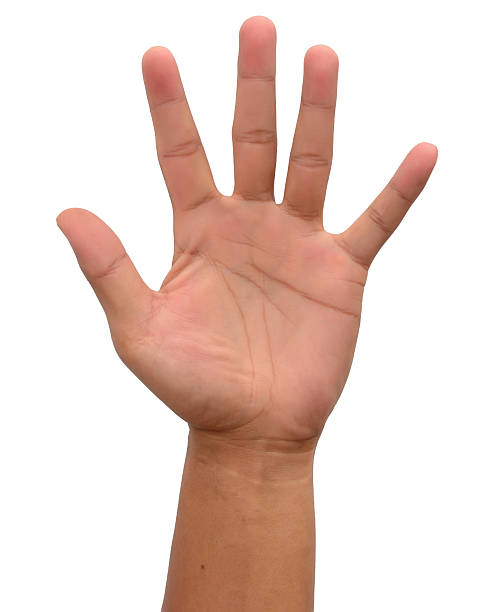
#> input picture palm2.jpg, 490 x 612 px
$ python hand.py
#> lines starting #> are read from the running program, lines starting #| are printed output that depends on the picture; after the words box and inside, x2 and y2 are one past the last pixel; in counts of white or black regions, pixels touching at a corner belong together
import cv2
import numpy as np

img = cv2.imread("palm2.jpg",1)
#> img is the input picture: shape (612, 490, 3); mean B, G, R 204.5, 212.5, 233.9
cv2.imshow('palm image',img)

hsvim = cv2.cvtColor(img, cv2.COLOR_BGR2HSV)
#> hsvim: shape (612, 490, 3); mean H, S, V 5.1, 39.7, 234
lower = np.array([0, 48, 80], dtype = "uint8")
upper = np.array([20, 255, 255], dtype = "uint8")
skinRegionHSV = cv2.inRange(hsvim, lower, upper)
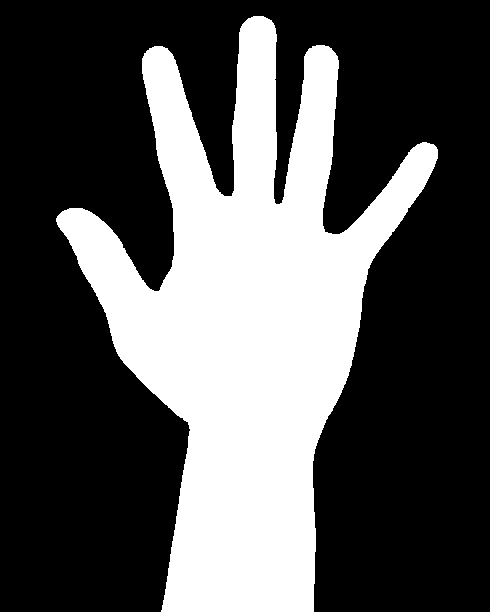
#> skinRegionHSV: shape (612, 490); 33.2% white; 1 white region, box (x1, y1, x2, y2) and area: (56, 16, 438, 612) 99561
blurred = cv2.blur(skinRegionHSV, (2,2))
ret,thresh = cv2.threshold(blurred,0,255,cv2.THRESH_BINARY)
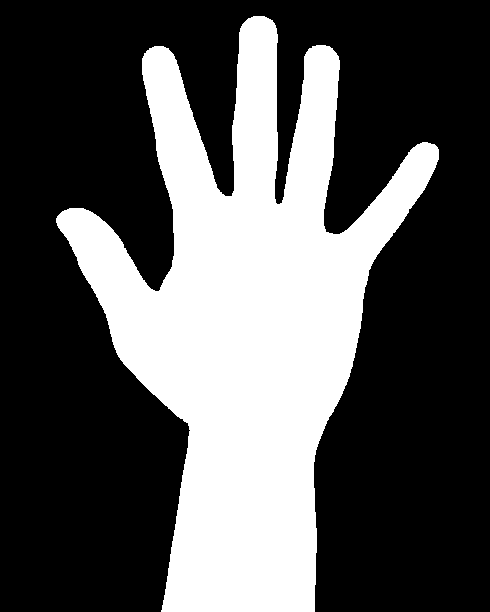
#> thresh: shape (612, 490); 33.7% white; 1 white region
cv2.imshow("thresh", thresh)

contours, hierarchy = cv2.findContours(thresh, cv2.RETR_TREE, cv2.CHAIN_APPROX_SIMPLE)
#> contours = 1 contour; box (x1, y1, x2, y2) and area: (56, 16, 439, 612) 99732
contours = max(contours, key=lambda x: cv2.contourArea(x))
#> contours = contour of 876 points, box (x1, y1, x2, y2) (56, 16, 439, 612), area 99732
cv2.drawContours(img, [contours], -1, (255,255,0), 2)
cv2.imshow("contours", img)

hull = cv2.convexHull(contours)
#> hull = contour of 16 points, box (x1, y1, x2, y2) (56, 16, 439, 612), area 156772
cv2.drawContours(img, [hull], -1, (0, 255, 255), 2)
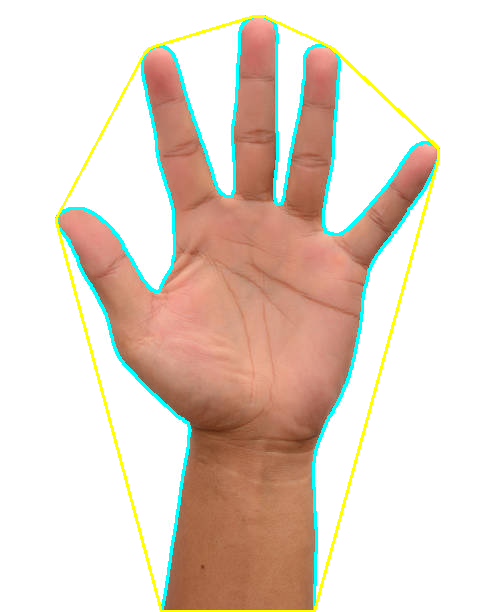
#> img: shape (612, 490, 3); mean B, G, R 203.1, 214.5, 228.5
cv2.imshow("hull", img)

hull = cv2.convexHull(contours, returnPoints=False)
#> hull = [875, 781, 779, 677, 676, 674, 673, 485, 484, 310, 309, 307, 147, 140, 136, 0]

M=cv2.moments(thresh)
#> M = moments, m00 25744035, centre m10/m00, m01/m00 = (246.2, 322.3)

cx=int(M["m10"]/M["m00"])
#> cx = 246
cy=int(M["m01"]/M["m00"])
#> cy = 322

cv2.circle(img,(cx,cy),5,(255,255,255),-1)
#> img: shape (612, 490, 3); 0.03% of pixels changed, all inside (x1, y1, x2, y2) = (241, 317, 252, 328)

defects = cv2.convexityDefects(contours, hull)
#> defects = [[0, 136, 35, 42466], [136, 140, 139, 190], [140, 147, 141, 181], [147, 307, 238, 32062], [307, 309, 308, 114], [310, 484, 424, 19262], [485, 673, 500, 10657], [674, 676, 675, 114], [677, 779, 735, 35354], [779, 781, 780, 142], [781, 875, 845, 42304]]

if defects is not None:
  cnt = 0
for i in range(defects.shape[0]):  # calculate the angle
  s, e, f, d = defects[i][0]
  start = tuple(contours[s][0])
  end = tuple(contours[e][0])
  far = tuple(contours[f][0])
 # if cy < start[1]:
  cv2.circle(img, start, 4, [0, 0, 255], -1)
 # if cy < end[1]:
  #cv2.circle(img, end, 4, [0, 0, 255], -1)
  if cnt > 0:
   cnt = cnt+1
#> this loop made 11 passes
#> (s, e, f, d, start, end, far) on passes 1 to 11: (0, 136, 35, 42466, (253, 16), (154, 46), (231, 196)), (136, 140, 139, 190, (154, 46), (149, 48), (151, 48)), (140, 147, 141, 181, (149, 48), (144, 53), (149, 49)), (147, 307, 238, 32062, (144, 53), (57, 216), (160, 289)), (307, 309, 308, 114, (57, 216), (56, 218), (57, 217)), (310, 484, 424, 19262, (56, 222), (161, 611), (189, 426)), (485, 673, 500, 10657, (314, 611), (438, 159), (315, 450)), (674, 676, 675, 114, (438, 149), (437, 147), (437, 148)), (677, 779, 735, 35354, (434, 144), (332, 48), (326, 232)), (779, 781, 780, 142, (332, 48), (329, 46), (331, 48)), (781, 875, 845, 42304, (329, 46), (264, 16), (277, 204))
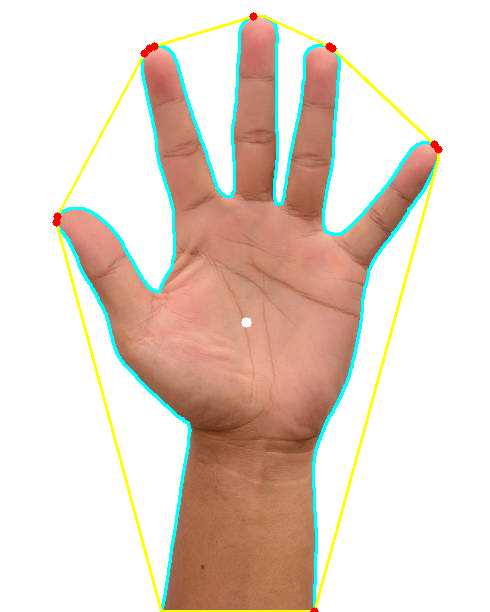
#> img: shape (612, 490, 3); mean B, G, R 203, 214.1, 228.5
#> after the loop, cnt = 0


#cv2.circle(img, far, 4, [0, 0, 255], -1)

cv2.imshow("centroid", img)


 # [12 lines of commented-out code are left out]

cv2.waitKey(0)
cv2.destroyAllWindows()

$ run again, with palm3.jpg copied over palm2.jpg
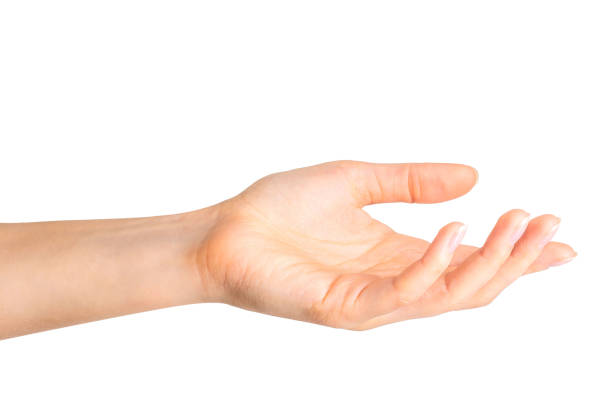
#> input picture palm3.jpg, 612 x 408 px
#> img is the input picture: shape (408, 612, 3); mean B, G, R 232.1, 239.3, 251.7
#> hsvim: shape (408, 612, 3); mean H, S, V 4.6, 20.9, 251.7
#> `skinRegionHSV = cv2.inRange(hsvim, lower, upper)`:
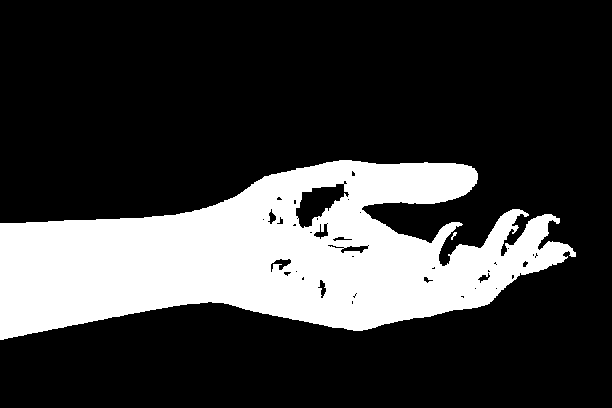
#> skinRegionHSV: shape (408, 612); 23.8% white; 2 white regions, box (x1, y1, x2, y2) and area: (0, 160, 576, 340) 59517, (451, 232, 457, 240) 21
#> thresh: shape (408, 612); 24.5% white; 1 white region
#> `contours, hierarchy = cv2.findContours(thresh, cv2.RETR_TREE, cv2.CHAI..`: contours = 29 contours, 18 with area under 20; largest, box (x1, y1, x2, y2) and area: (0, 160, 577, 341) 61737, (296, 184, 345, 229) 1116, (341, 246, 369, 254) 101, (274, 259, 292, 271) 89, (314, 224, 329, 238) 80
#> `contours = max(contours, key=lambda x: cv2.contourArea(x))`: contours = contour of 732 points, box (x1, y1, x2, y2) (0, 160, 577, 341), area 61737
#> `hull = cv2.convexHull(contours)`: hull = contour of 18 points, box (x1, y1, x2, y2) (0, 160, 577, 341), area 79346
#> `hull = cv2.convexHull(contours, returnPoints=False)`: hull = 18 values, max 731 at index 0, min 0 at index 17, mean 358.2
#> M = moments, m00 15601410, centre m10/m00, m01/m00 = (270.8, 255.8)
#> cx = 270
#> cy = 255
#> defects = 14 rows, first 6: [0, 4, 3, 234], [4, 106, 89, 6227], [108, 242, 183, 8410], [242, 288, 261, 703], [288, 292, 291, 211], [292, 294, 293, 162]
#> the loop `for i in range(defects.shape[0]):` made 14 passes
#> (s, e, f, d, start, end, far) on passes 1 to 7: (0, 4, 3, 234, (339, 160), (326, 162), (332, 162)), (4, 106, 89, 6227, (326, 162), (0, 223), (175, 215)), (108, 242, 183, 8410, (4, 340), (363, 331), (209, 302)), (242, 288, 261, 703, (363, 331), (478, 308), (399, 321)), (288, 292, 291, 211, (478, 308), (485, 306), (482, 306)), (292, 294, 293, 162, (485, 306), (488, 305), (486, 305)), (294, 296, 295, 114, (488, 305), (490, 304), (489, 304))
#> after the loop `for i in range(defects.shape[0]):`:
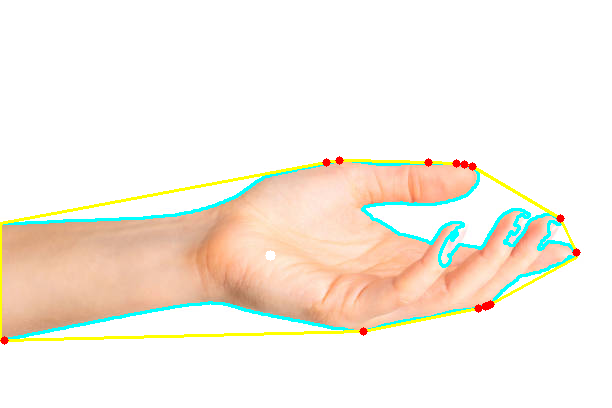
#> img: shape (408, 612, 3); mean B, G, R 229.2, 239.7, 246.8
#> after the loop `for i in range(defects.shape[0]):`: cnt = 0
